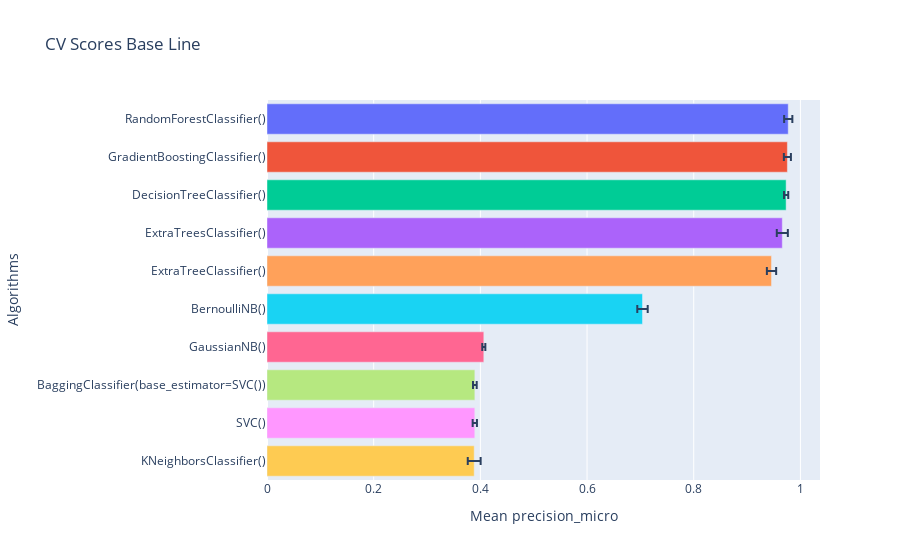

The notebook cell saved with this chart:
### Code cell
gp.crossval_models(x=x,y=y,folds=scv,estimadores=lista_estimadores,score="precision_micro")

### Figure 1 — Plotly figure (JSON) as saved in the notebook; plotly's stock layout.template omitted (floating-point values rounded to 4 significant figures)
{"data": [{"alignmentgroup": "True", "error_x": {"array": [0.007706]}, "hovertemplate": "Algorithms=%{y}<br>Mean precision_micro=%{x}<extra></extra>", "legendgroup": "RandomForestClassifier()", "marker": {"color": "#636efa", "pattern": {"shape": ""}}, "name": "RandomForestClassifier()", "offsetgroup": "RandomForestClassifier()", "orientation": "h", "showlegend": true, "textposition": "auto", "type": "bar", "x": [0.9772], "xaxis": "x", "y": ["RandomForestClassifier()"], "yaxis": "y"}, {"alignmentgroup": "True", "error_x": {"array": [0.006606]}, "hovertemplate": "Algorithms=%{y}<br>Mean precision_micro=%{x}<extra></extra>", "legendgroup": "GradientBoostingClassifier()", "marker": {"color": "#EF553B", "pattern": {"shape": ""}}, "name": "GradientBoostingClassifier()", "offsetgroup": "GradientBoostingClassifier()", "orientation": "h", "showlegend": true, "textposition": "auto", "type": "bar", "x": [0.9756], "xaxis": "x", "y": ["GradientBoostingClassifier()"], "yaxis": "y"}, {"alignmentgroup": "True", "error_x": {"array": [0.00398]}, "hovertemplate": "Algorithms=%{y}<br>Mean precision_micro=%{x}<extra></extra>", "legendgroup": "DecisionTreeClassifier()", "marker": {"color": "#00cc96", "pattern": {"shape": ""}}, "name": "DecisionTreeClassifier()", "offsetgroup": "DecisionTreeClassifier()", "orientation": "h", "showlegend": true, "textposition": "auto", "type": "bar", "x": [0.9732], "xaxis": "x", "y": ["DecisionTreeClassifier()"], "yaxis": "y"}, {"alignmentgroup": "True", "error_x": {"array": [0.01036]}, "hovertemplate": "Algorithms=%{y}<br>Mean precision_micro=%{x}<extra></extra>", "legendgroup": "ExtraTreesClassifier()", "marker": {"color": "#ab63fa", "pattern": {"shape": ""}}, "name": "ExtraTreesClassifier()", "offsetgroup": "ExtraTreesClassifier()", "orientation": "h", "showlegend": true, "textposition": "auto", "type": "bar", "x": [0.9661], "xaxis": "x", "y": ["ExtraTreesClassifier()"], "yaxis": "y"}, {"alignmentgroup": "True", "error_x": {"array": [0.008698]}, "hovertemplate": "Algorithms=%{y}<br>Mean precision_micro=%{x}<extra></extra>", "legendgroup": "ExtraTreeClassifier()", "marker": {"color": "#FFA15A", "pattern": {"shape": ""}}, "name": "ExtraTreeClassifier()", "offsetgroup": "ExtraTreeClassifier()", "orientation": "h", "showlegend": true, "textposition": "auto", "type": "bar", "x": [0.9458], "xaxis": "x", "y": ["ExtraTreeClassifier()"], "yaxis": "y"}, {"alignmentgroup": "True", "error_x": {"array": [0.009761]}, "hovertemplate": "Algorithms=%{y}<br>Mean precision_micro=%{x}<extra></extra>", "legendgroup": "BernoulliNB()", "marker": {"color": "#19d3f3", "pattern": {"shape": ""}}, "name": "BernoulliNB()", "offsetgroup": "BernoulliNB()", "orientation": "h", "showlegend": true, "textposition": "auto", "type": "bar", "x": [0.704], "xaxis": "x", "y": ["BernoulliNB()"], "yaxis": "y"}, {"alignmentgroup": "True", "error_x": {"array": [0.002856]}, "hovertemplate": "Algorithms=%{y}<br>Mean precision_micro=%{x}<extra></extra>", "legendgroup": "GaussianNB()", "marker": {"color": "#FF6692", "pattern": {"shape": ""}}, "name": "GaussianNB()", "offsetgroup": "GaussianNB()", "orientation": "h", "showlegend": true, "textposition": "auto", "type": "bar", "x": [0.4065], "xaxis": "x", "y": ["GaussianNB()"], "yaxis": "y"}, {"alignmentgroup": "True", "error_x": {"array": [0.003464]}, "hovertemplate": "Algorithms=%{y}<br>Mean precision_micro=%{x}<extra></extra>", "legendgroup": "BaggingClassifier(base_estimator=SVC())", "marker": {"color": "#B6E880", "pattern": {"shape": ""}}, "name": "BaggingClassifier(base_estimator=SVC())", "offsetgroup": "BaggingClassifier(base_estimator=SVC())", "orientation": "h", "showlegend": true, "textposition": "auto", "type": "bar", "x": [0.3897], "xaxis": "x", "y": ["BaggingClassifier(base_estimator=SVC())"], "yaxis": "y"}, {"alignmentgroup": "True", "error_x": {"array": [0.004015]}, "hovertemplate": "Algorithms=%{y}<br>Mean precision_micro=%{x}<extra></extra>", "legendgroup": "SVC()", "marker": {"color": "#FF97FF", "pattern": {"shape": ""}}, "name": "SVC()", "offsetgroup": "SVC()", "orientation": "h", "showlegend": true, "textposition": "auto", "type": "bar", "x": [0.3896], "xaxis": "x", "y": ["SVC()"], "yaxis": "y"}, {"alignmentgroup": "True", "error_x": {"array": [0.01207]}, "hovertemplate": "Algorithms=%{y}<br>Mean precision_micro=%{x}<extra></extra>", "legendgroup": "KNeighborsClassifier()", "marker": {"color": "#FECB52", "pattern": {"shape": ""}}, "name": "KNeighborsClassifier()", "offsetgroup": "KNeighborsClassifier()", "orientation": "h", "showlegend": true, "textposition": "auto", "type": "bar", "x": [0.3884], "xaxis": "x", "y": ["KNeighborsClassifier()"], "yaxis": "y"}], "layout": {"barmode": "relative", "legend": {"title": {"text": "Algorithms"}, "tracegroupgap": 0}, "showlegend": false, "title": {"text": "CV Scores Base Line"}, "xaxis": {"anchor": "y", "domain": [0, 1], "title": {"text": "Mean precision_micro"}}, "yaxis": {"anchor": "x", "categoryarray": ["KNeighborsClassifier()", "SVC()", "BaggingClassifier(base_estimator=SVC())", "GaussianNB()", "BernoulliNB()", "ExtraTreeClassifier()", "ExtraTreesClassifier()", "DecisionTreeClassifier()", "GradientBoostingClassifier()", "RandomForestClassifier()"], "categoryorder": "array", "domain": [0, 1], "title": {"text": "Algorithms"}}}}
